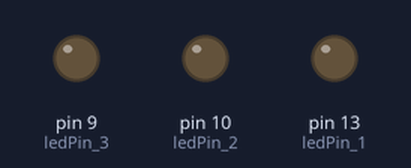
Simulated run of this sketch. Board: Arduino Uno, built with avr-gcc and run on an emulated ATmega328P. Parts: output pins drawn as LEDs (lit = HIGH).

Above: at 0.5 s.
At 2.5 s:
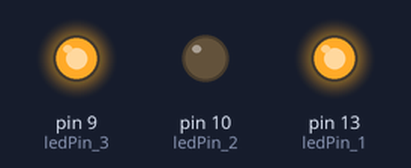
At 3.5 s:
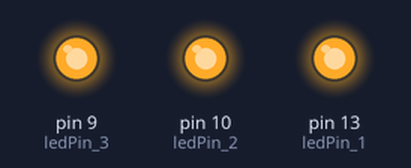
At 5.0 s:
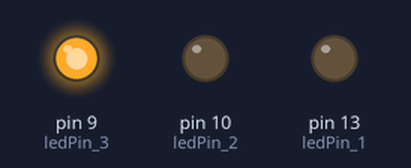
At 6.5 s:
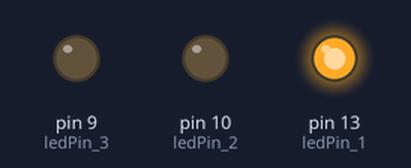
Timing chart, 0 to 7.8 s (numbered marks = the images above):
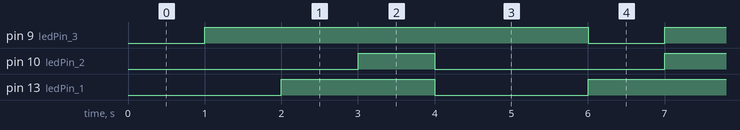

Measured:
- by itself, pin 9 (ledPin_3): alternates HIGH for 5.0 s and LOW for 1.0 s
- by itself, pin 10 (ledPin_2): alternates HIGH for 1.0 s and LOW for 3.0 s
- by itself, pin 13 (ledPin_1): alternates HIGH for 2.0 s and LOW for 2.0 s

The sketch:

delay_1.ino
```cpp
/*
 Multitasking Code for Arduino: This code demonstrates how to run a simple Blynk-controlled LED without using the delay() function.
 Instead, it utilizes the millis() function to measure elapsed time in milliseconds.

 The example is designed for the Arduino Uno, showcasing how to handle timing operations efficiently.
 The duration of the LED's HIGH and LOW states can be adjusted by modifying the `trigg_time` and `rise_time` variables.

 Note:
   For example, setting `trigg_time = 2000` and `rise_time = 2000` means the condition will be triggered after 2 seconds,
   and the LED will remain HIGH for approximately 1 second.

   The HIGH duration = `trigg_time - rise_time`
*/
 unsigned long int currentTime = 0;

// declaration for leds pin
const int ledPin_1 = 13;
const int ledPin_2 = 10;
const int ledPin_3 = 9;

//declaration for previousTime
unsigned long int led_prevTime1 = 0;
unsigned long int led_prevTime2 = 0;
unsigned long int led_prevTime3 = 0;


/*declaration for trigger time and rise time for each led*/
//led 1, Trigger at interval 2 seconds and HIGH about 2 second
unsigned long int trigg_time_1 = 2000;
unsigned long int rise_time_1 = 4000;
//led 2, Trigger at interval 3 seconds and HIGH about 1 second
unsigned long int trigg_time_2 = 3000;
unsigned long int rise_time_2 = 4000;
//led 3, Trigger at interval 1 seconds and HIGH about 5 second
unsigned long int trigg_time_3 = 1000;
unsigned long int rise_time_3 = 6000;


void setup() {
  pinMode(ledPin_1, OUTPUT);
  pinMode(ledPin_2, OUTPUT);
  pinMode(ledPin_3, OUTPUT);
  Serial.begin(9600);                               // Initialize the serial communication at baud rate 9600
}
void loop() {
  currentTime = millis();

  //analyze  for led 1
  if(currentTime - led_prevTime1 >= trigg_time_1){
    digitalWrite(ledPin_1, HIGH);
    if(currentTime - led_prevTime1 >= rise_time_1){
      led_prevTime1 = currentTime;                  // Reset the previous time to the current time
    }
  }
  else{
    digitalWrite(ledPin_1, LOW);                  // Turn off the LED
  }

  //analyze for led 2
  if(currentTime - led_prevTime2 >= trigg_time_2){
    digitalWrite(ledPin_2, HIGH);
    if(currentTime - led_prevTime2 >= rise_time_2){
      led_prevTime2 = currentTime;                  // Reset the previous time to the current time
    }
  }
  else{
    digitalWrite(ledPin_2, LOW);                  // Turn off the LED
  }

  //analyze for led 3

  if(currentTime - led_prevTime3 >= trigg_time_3){
    digitalWrite(ledPin_3, HIGH);
    if(currentTime - led_prevTime3 >= rise_time_3){
      led_prevTime3 = currentTime;                  // Reset the previous time to the current time
    }
  }
  else{
    digitalWrite(ledPin_3, LOW);                  // Turn off the LED
  }


  // Analyze the voltage changes HIGH(1) or LOW(0)
  //note, use the graph in serial communication for better view
}
```
